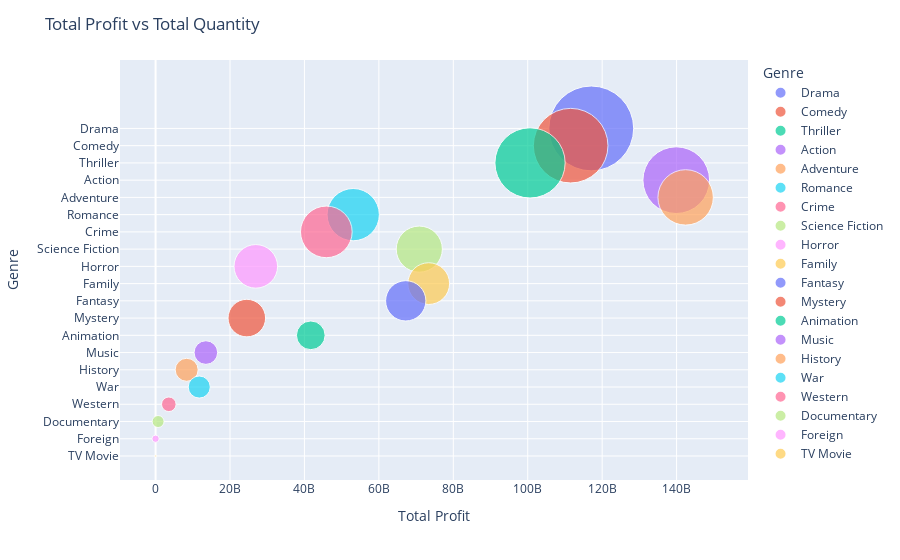

The code cell stored with this chart in its notebook:
### Code cell
#Using scatter bubble because we have three variables
fig_2 = px.scatter(df_genres_profits, x="profit", y=df_genres_profits.index,
	         size="Total_count", color=df_genres_profits.index,
                 hover_name="Total_count", log_x=False, size_max=60,
                labels=dict(profit='Total Profit', genre_adj= 'Genre'))
fig_2.update_layout(title_text= 'Total Profit vs Total Quantity')
fig_2.show()

### Figure 1 — Plotly figure (JSON) as saved in the notebook; plotly's stock layout.template omitted (floating-point values rounded to 4 significant figures)
{"data": [{"hovertemplate": "<b>%{hovertext}</b><br><br>Genre=%{y}<br>Total Profit=%{x}<br>Total_count=%{marker.size}<extra></extra>", "hovertext": [1756], "legendgroup": "Drama", "marker": {"color": "#636efa", "size": [1756], "sizemode": "area", "sizeref": 0.4878, "symbol": "circle"}, "mode": "markers", "name": "Drama", "orientation": "h", "showlegend": true, "type": "scatter", "x": [117100000000.0], "xaxis": "x", "y": ["Drama"], "yaxis": "y"}, {"hovertemplate": "<b>%{hovertext}</b><br><br>Genre=%{y}<br>Total Profit=%{x}<br>Total_count=%{marker.size}<extra></extra>", "hovertext": [1358], "legendgroup": "Comedy", "marker": {"color": "#EF553B", "size": [1358], "sizemode": "area", "sizeref": 0.4878, "symbol": "circle"}, "mode": "markers", "name": "Comedy", "orientation": "h", "showlegend": true, "type": "scatter", "x": [111500000000.0], "xaxis": "x", "y": ["Comedy"], "yaxis": "y"}, {"hovertemplate": "<b>%{hovertext}</b><br><br>Genre=%{y}<br>Total Profit=%{x}<br>Total_count=%{marker.size}<extra></extra>", "hovertext": [1204], "legendgroup": "Thriller", "marker": {"color": "#00cc96", "size": [1204], "sizemode": "area", "sizeref": 0.4878, "symbol": "circle"}, "mode": "markers", "name": "Thriller", "orientation": "h", "showlegend": true, "type": "scatter", "x": [100600000000.0], "xaxis": "x", "y": ["Thriller"], "yaxis": "y"}, {"hovertemplate": "<b>%{hovertext}</b><br><br>Genre=%{y}<br>Total Profit=%{x}<br>Total_count=%{marker.size}<extra></extra>", "hovertext": [1085], "legendgroup": "Action", "marker": {"color": "#ab63fa", "size": [1085], "sizemode": "area", "sizeref": 0.4878, "symbol": "circle"}, "mode": "markers", "name": "Action", "orientation": "h", "showlegend": true, "type": "scatter", "x": [139900000000.0], "xaxis": "x", "y": ["Action"], "yaxis": "y"}, {"hovertemplate": "<b>%{hovertext}</b><br><br>Genre=%{y}<br>Total Profit=%{x}<br>Total_count=%{marker.size}<extra></extra>", "hovertext": [749], "legendgroup": "Adventure", "marker": {"color": "#FFA15A", "size": [749], "sizemode": "area", "sizeref": 0.4878, "symbol": "circle"}, "mode": "markers", "name": "Adventure", "orientation": "h", "showlegend": true, "type": "scatter", "x": [142400000000.0], "xaxis": "x", "y": ["Adventure"], "yaxis": "y"}, {"hovertemplate": "<b>%{hovertext}</b><br><br>Genre=%{y}<br>Total Profit=%{x}<br>Total_count=%{marker.size}<extra></extra>", "hovertext": [667], "legendgroup": "Romance", "marker": {"color": "#19d3f3", "size": [667], "sizemode": "area", "sizeref": 0.4878, "symbol": "circle"}, "mode": "markers", "name": "Romance", "orientation": "h", "showlegend": true, "type": "scatter", "x": [53100000000.0], "xaxis": "x", "y": ["Romance"], "yaxis": "y"}, {"hovertemplate": "<b>%{hovertext}</b><br><br>Genre=%{y}<br>Total Profit=%{x}<br>Total_count=%{marker.size}<extra></extra>", "hovertext": [651], "legendgroup": "Crime", "marker": {"color": "#FF6692", "size": [651], "sizemode": "area", "sizeref": 0.4878, "symbol": "circle"}, "mode": "markers", "name": "Crime", "orientation": "h", "showlegend": true, "type": "scatter", "x": [45890000000.0], "xaxis": "x", "y": ["Crime"], "yaxis": "y"}, {"hovertemplate": "<b>%{hovertext}</b><br><br>Genre=%{y}<br>Total Profit=%{x}<br>Total_count=%{marker.size}<extra></extra>", "hovertext": [519], "legendgroup": "Science Fiction", "marker": {"color": "#B6E880", "size": [519], "sizemode": "area", "sizeref": 0.4878, "symbol": "circle"}, "mode": "markers", "name": "Science Fiction", "orientation": "h", "showlegend": true, "type": "scatter", "x": [70860000000.0], "xaxis": "x", "y": ["Science Fiction"], "yaxis": "y"}, {"hovertemplate": "<b>%{hovertext}</b><br><br>Genre=%{y}<br>Total Profit=%{x}<br>Total_count=%{marker.size}<extra></extra>", "hovertext": [463], "legendgroup": "Horror", "marker": {"color": "#FF97FF", "size": [463], "sizemode": "area", "sizeref": 0.4878, "symbol": "circle"}, "mode": "markers", "name": "Horror", "orientation": "h", "showlegend": true, "type": "scatter", "x": [26930000000.0], "xaxis": "x", "y": ["Horror"], "yaxis": "y"}, {"hovertemplate": "<b>%{hovertext}</b><br><br>Genre=%{y}<br>Total Profit=%{x}<br>Total_count=%{marker.size}<extra></extra>", "hovertext": [425], "legendgroup": "Family", "marker": {"color": "#FECB52", "size": [425], "sizemode": "area", "sizeref": 0.4878, "symbol": "circle"}, "mode": "markers", "name": "Family", "orientation": "h", "showlegend": true, "type": "scatter", "x": [73390000000.0], "xaxis": "x", "y": ["Family"], "yaxis": "y"}, {"hovertemplate": "<b>%{hovertext}</b><br><br>Genre=%{y}<br>Total Profit=%{x}<br>Total_count=%{marker.size}<extra></extra>", "hovertext": [396], "legendgroup": "Fantasy", "marker": {"color": "#636efa", "size": [396], "sizemode": "area", "sizeref": 0.4878, "symbol": "circle"}, "mode": "markers", "name": "Fantasy", "orientation": "h", "showlegend": true, "type": "scatter", "x": [67220000000.0], "xaxis": "x", "y": ["Fantasy"], "yaxis": "y"}, {"hovertemplate": "<b>%{hovertext}</b><br><br>Genre=%{y}<br>Total Profit=%{x}<br>Total_count=%{marker.size}<extra></extra>", "hovertext": [344], "legendgroup": "Mystery", "marker": {"color": "#EF553B", "size": [344], "sizemode": "area", "sizeref": 0.4878, "symbol": "circle"}, "mode": "markers", "name": "Mystery", "orientation": "h", "showlegend": true, "type": "scatter", "x": [24510000000.0], "xaxis": "x", "y": ["Mystery"], "yaxis": "y"}, {"hovertemplate": "<b>%{hovertext}</b><br><br>Genre=%{y}<br>Total Profit=%{x}<br>Total_count=%{marker.size}<extra></extra>", "hovertext": [201], "legendgroup": "Animation", "marker": {"color": "#00cc96", "size": [201], "sizemode": "area", "sizeref": 0.4878, "symbol": "circle"}, "mode": "markers", "name": "Animation", "orientation": "h", "showlegend": true, "type": "scatter", "x": [41700000000.0], "xaxis": "x", "y": ["Animation"], "yaxis": "y"}, {"hovertemplate": "<b>%{hovertext}</b><br><br>Genre=%{y}<br>Total Profit=%{x}<br>Total_count=%{marker.size}<extra></extra>", "hovertext": [136], "legendgroup": "Music", "marker": {"color": "#ab63fa", "size": [136], "sizemode": "area", "sizeref": 0.4878, "symbol": "circle"}, "mode": "markers", "name": "Music", "orientation": "h", "showlegend": true, "type": "scatter", "x": [13510000000.0], "xaxis": "x", "y": ["Music"], "yaxis": "y"}, {"hovertemplate": "<b>%{hovertext}</b><br><br>Genre=%{y}<br>Total Profit=%{x}<br>Total_count=%{marker.size}<extra></extra>", "hovertext": [129], "legendgroup": "History", "marker": {"color": "#FFA15A", "size": [129], "sizemode": "area", "sizeref": 0.4878, "symbol": "circle"}, "mode": "markers", "name": "History", "orientation": "h", "showlegend": true, "type": "scatter", "x": [8357000000.0], "xaxis": "x", "y": ["History"], "yaxis": "y"}, {"hovertemplate": "<b>%{hovertext}</b><br><br>Genre=%{y}<br>Total Profit=%{x}<br>Total_count=%{marker.size}<extra></extra>", "hovertext": [119], "legendgroup": "War", "marker": {"color": "#19d3f3", "size": [119], "sizemode": "area", "sizeref": 0.4878, "symbol": "circle"}, "mode": "markers", "name": "War", "orientation": "h", "showlegend": true, "type": "scatter", "x": [11740000000.0], "xaxis": "x", "y": ["War"], "yaxis": "y"}, {"hovertemplate": "<b>%{hovertext}</b><br><br>Genre=%{y}<br>Total Profit=%{x}<br>Total_count=%{marker.size}<extra></extra>", "hovertext": [52], "legendgroup": "Western", "marker": {"color": "#FF6692", "size": [52], "sizemode": "area", "sizeref": 0.4878, "symbol": "circle"}, "mode": "markers", "name": "Western", "orientation": "h", "showlegend": true, "type": "scatter", "x": [3561000000.0], "xaxis": "x", "y": ["Western"], "yaxis": "y"}, {"hovertemplate": "<b>%{hovertext}</b><br><br>Genre=%{y}<br>Total Profit=%{x}<br>Total_count=%{marker.size}<extra></extra>", "hovertext": [35], "legendgroup": "Documentary", "marker": {"color": "#B6E880", "size": [35], "sizemode": "area", "sizeref": 0.4878, "symbol": "circle"}, "mode": "markers", "name": "Documentary", "orientation": "h", "showlegend": true, "type": "scatter", "x": [679900000.0], "xaxis": "x", "y": ["Documentary"], "yaxis": "y"}, {"hovertemplate": "<b>%{hovertext}</b><br><br>Genre=%{y}<br>Total Profit=%{x}<br>Total_count=%{marker.size}<extra></extra>", "hovertext": [13], "legendgroup": "Foreign", "marker": {"color": "#FF97FF", "size": [13], "sizemode": "area", "sizeref": 0.4878, "symbol": "circle"}, "mode": "markers", "name": "Foreign", "orientation": "h", "showlegend": true, "type": "scatter", "x": [-2138000.0], "xaxis": "x", "y": ["Foreign"], "yaxis": "y"}, {"hovertemplate": "<b>%{hovertext}</b><br><br>Genre=%{y}<br>Total Profit=%{x}<br>Total_count=%{marker.size}<extra></extra>", "hovertext": [1], "legendgroup": "TV Movie", "marker": {"color": "#FECB52", "size": [1], "sizemode": "area", "sizeref": 0.4878, "symbol": "circle"}, "mode": "markers", "name": "TV Movie", "orientation": "h", "showlegend": true, "type": "scatter", "x": [51440000.0], "xaxis": "x", "y": ["TV Movie"], "yaxis": "y"}], "layout": {"legend": {"itemsizing": "constant", "title": {"text": "Genre"}, "tracegroupgap": 0}, "margin": {"t": 60}, "title": {"text": "Total Profit vs Total Quantity"}, "xaxis": {"anchor": "y", "domain": [0, 1], "title": {"text": "Total Profit"}}, "yaxis": {"anchor": "x", "categoryarray": ["TV Movie", "Foreign", "Documentary", "Western", "War", "History", "Music", "Animation", "Mystery", "Fantasy", "Family", "Horror", "Science Fiction", "Crime", "Romance", "Adventure", "Action", "Thriller", "Comedy", "Drama"], "categoryorder": "array", "domain": [0, 1], "title": {"text": "Genre"}}}}
